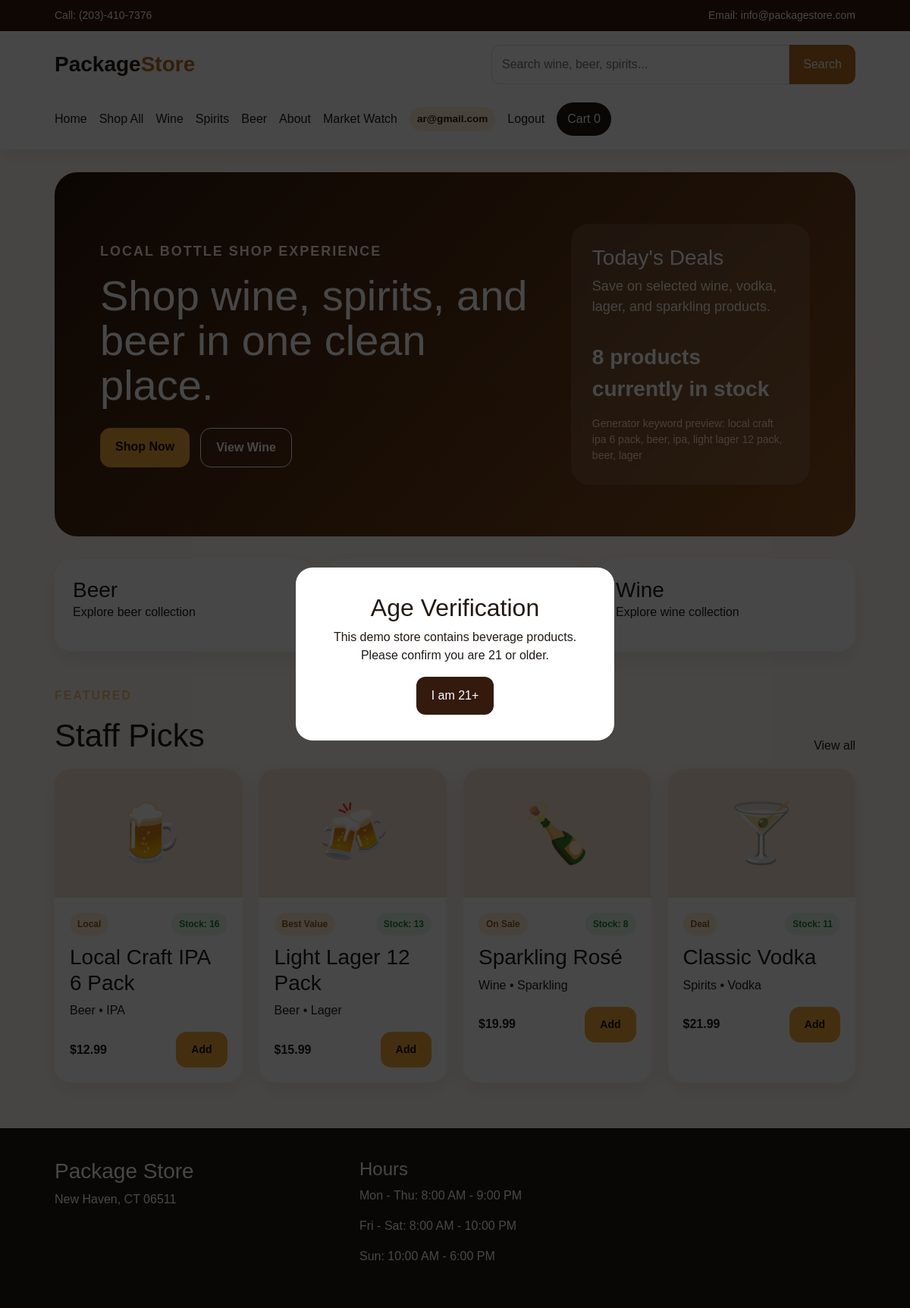
The page / (signed in) on the database its author committed.
### tables this page shows
CREATE TABLE products (
                    id INTEGER PRIMARY KEY,
                    name TEXT NOT NULL,
                    category TEXT NOT NULL,
                    type TEXT NOT NULL,
                    price REAL NOT NULL,
                    tag TEXT NOT NULL,
                    image TEXT NOT NULL,
                    stock INTEGER NOT NULL CHECK(stock >= 0)
                );

### app.py (the view)
    @app.route("/")
    def home():
        try:
            products = product_repository.get_featured_products()
            keyword_preview = list(product_repository.keyword_generator(products))[:6]
            return render_template(
                "home.html",
                products=products,
                categories=product_repository.get_categories(),
                in_stock_count=len(product_repository.get_in_stock_products()),
                keyword_preview=keyword_preview,
            )
        except Exception as error:
            app.logger.exception("Home page database error: %s", error)
            flash("Database error while loading the home page.", "danger")
            return render_template("home.html", products=[], categories=["All"], in_stock_count=0, keyword_preview=[])

### app.py (called while the page is built)
    def _connect(self):
        if self.is_postgres:
            import psycopg2
            from psycopg2.extras import RealDictCursor
            return psycopg2.connect(self.database_url, cursor_factory=RealDictCursor)
        sqlite_path = self.database_url
        if sqlite_path != ":memory:":
            data_directory = os.path.dirname(os.path.abspath(sqlite_path))
            if data_directory:
                os.makedirs(data_directory, exist_ok=True)
        connection = sqlite3.connect(sqlite_path)
        connection.row_factory = sqlite3.Row
        return connection

    @contextmanager
    def connection(self):
        connection = self._connect()
        try:
            yield connection
            connection.commit()
        except Exception:
            connection.rollback()
            raise
        finally:
            connection.close()

    def get_categories(self) -> List[str]:
        with self.database.connection() as connection:
            cursor = connection.cursor()
            cursor.execute("SELECT DISTINCT category FROM products ORDER BY category")
            rows = cursor.fetchall()
        return ["All", *[row["category"] for row in rows]]

    def get_all_products(self) -> List[dict]:
        with self.database.connection() as connection:
            cursor = connection.cursor()
            cursor.execute("SELECT * FROM products ORDER BY id")
            rows = cursor.fetchall()
        return [dict(row) for row in rows]

    def keyword_generator(self, products: Iterable[dict]) -> Iterator[str]:
        for product in products:
            yield product["name"].lower()
            yield product["category"].lower()
            yield product["type"].lower()

    def get_featured_products(self, limit: int = 4) -> List[dict]:
        products = self.get_all_products()
        random.shuffle(products)
        return products[:limit]  # slicing requirement

    def get_in_stock_products(self) -> List[dict]:
        products = self.get_all_products()
        return list(filter(lambda product: product["stock"] > 0, products))

    @staticmethod
    def get_cart() -> Dict[str, int]:
        return session.get("cart", {})

    def count_items(self) -> int:
        return sum(self.get_cart().values())

### templates/home.html (shortened to what this page needs)
{% extends "base.html" %}
{% block content %}
<section class="hero">
    <div class="hero-text">
        <p class="eyebrow">Local bottle shop experience</p>
        <h1>Shop wine, spirits, and beer in one clean place.</h1>
        <div class="hero-actions">
            <a class="btn primary" href="{{ url_for('shop') }}">Shop Now</a>
            <a class="btn secondary" href="{{ url_for('shop') }}?category=Wine">View Wine</a>
        </div>
    </div>
    <div class="hero-card">
        <h3>Today's Deals</h3>
        <p>Save on selected wine, vodka, lager, and sparkling products.</p>
        <span>{{ in_stock_count }} products currently in stock</span>
        {% if keyword_preview %}
        <small>Generator keyword preview: {{ keyword_preview|join(', ') }}</small>
        {% endif %}
    </div>
</section>
<section class="category-grid">
    {% for category in categories if category != "All" %}
    <a class="category-card" href="{{ url_for('shop', category=category) }}">
        <h3>{{ category }}</h3>
        <p>Explore {{ category|lower }} collection</p>
    </a>
    {% endfor %}
</section>
<section class="section-head">
    <div>
        <p class="eyebrow">Featured</p>
        <h2>Staff Picks</h2>
    </div>
    <a href="{{ url_for('shop') }}">View all</a>
</section>
<section class="products">
    {% for product in products %}
        {% include "product_card.html" %}
    {% endfor %}
</section>
{% endblock %}

### templates/product_card.html
<article class="product-card">
    <div class="product-image">{{ product.image }}</div>
    <div class="product-info">
        <div class="product-meta">
            <span class="tag">{{ product.tag }}</span>
            {% if product.stock > 0 %}
                <span class="stock in-stock">Stock: {{ product.stock }}</span>
            {% else %}
                <span class="stock out-stock">Out of stock</span>
            {% endif %}
        </div>
        <h3>{{ product.name }}</h3>
        <p>{{ product.category }} • {{ product.type }}</p>
        <div class="product-bottom">
            <strong>${{ "%.2f"|format(product.price) }}</strong>
            {% if product.stock > 0 %}
                <a class="btn btn-warning btn-sm" href="{{ url_for('add_to_cart', product_id=product.id) }}">Add</a>
            {% else %}
                <button class="btn btn-secondary btn-sm" disabled>Sold Out</button>
            {% endif %}
        </div>
    </div>
</article>

### static/css/style.css (style rules this page uses)
* { box-sizing: border-box; }
body { margin: 0; font-family: Arial, Helvetica, sans-serif; color: #201a16; background: #fffaf4; }
a { text-decoration: none; color: inherit; }
.hero { min-height: 480px; display: grid; grid-template-columns: 1.5fr .8fr; gap: 30px; align-items: center; background: linear-gradient(135deg, #2b160b, #8a4f1d); color: white; margin: 30px 0; padding: 60px; border-radius: 30px; }
.eyebrow { text-transform: uppercase; letter-spacing: 2px; font-weight: 700; color: #f5c47c; }
.hero h1 { font-size: 56px; margin: 10px 0; line-height: 1.05; }
.hero p { font-size: 18px; color: #fff2df; }
.hero-actions { display: flex; gap: 14px; margin-top: 26px; }
.btn, .product-bottom a, .summary button { display: inline-block; padding: 13px 20px; border-radius: 14px; font-weight: 700; }
.primary, .product-bottom a, .summary button { background: #f2a83b; color: #1f1208; border: 0; }
.secondary { border: 1px solid #fff; color: #fff; }
.hero-card { background: rgba(255,255,255,.12); padding: 28px; border-radius: 24px; backdrop-filter: blur(10px); }
.hero-card span { display: inline-block; margin-top: 16px; font-size: 28px; font-weight: 800; }
.category-grid { display: grid; grid-template-columns: repeat(3, 1fr); gap: 18px; }
.category-card, .product-card, .summary, .cart-row, .about-grid > div { background: white; border-radius: 22px; padding: 24px; box-shadow: 0 10px 30px rgba(0,0,0,.08); }
.category-card h3 { font-size: 28px; margin: 0; }
.section-head, .page-title { display: flex; justify-content: space-between; align-items: end; margin: 46px 0 18px; }
.page-title h1, .section-head h2 { font-size: 42px; margin: 0; }
.products { display: grid; grid-template-columns: repeat(4, 1fr); gap: 22px; }
.product-card { padding: 0; overflow: hidden; }
.product-image { height: 170px; display: grid; place-items: center; font-size: 76px; background: #f4e4d1; }
.product-info { padding: 20px; }
.tag { display: inline-block; background: #fff1d9; color: #9b5918; padding: 6px 10px; border-radius: 999px; font-size: 12px; font-weight: 700; }
.product-bottom { display: flex; justify-content: space-between; align-items: center; }
.product-meta { display: flex; justify-content: space-between; align-items: center; gap: 10px; margin-bottom: 12px; }
.stock { font-size: 12px; font-weight: 800; padding: 6px 10px; border-radius: 999px; white-space: nowrap; }
.in-stock { background: #e7f8ee; color: #217a3b; }
.store-navbar .btn, .product-bottom .btn, .summary .btn, .empty .btn { border-radius: 14px; font-weight: 700; }
.hero-card small { display: block; margin-top: 14px; color: #ffe4bd; }

### rows shown on the page
products: image "🍺", tag "Local", stock "16", name "Local Craft IPA 6 Pack", category "Beer", type "IPA", price "12.99"
products: image "🍻", tag "Best Value", stock "13", name "Light Lager 12 Pack", category "Beer", type "Lager", price "15.99"
products: image "🍾", tag "On Sale", stock "8", name "Sparkling Rosé", category "Wine", type "Sparkling", price "19.99"
products: image "🍸", tag "Deal", stock "11", name "Classic Vodka", category "Spirits", type "Vodka", price "21.99"

### other values the page prints
{{ current_user_email }} "ar@gmail.com"
{{ cart_count }} "0"
{{ in_stock_count }} "8"
{{ keyword_preview|join(', ') }} "local craft ipa 6 pack, beer, ipa, light lager 12 pack, beer, lager"
{{ category }} "Beer" "Wine"
{{ category|lower }} "beer" "wine"
